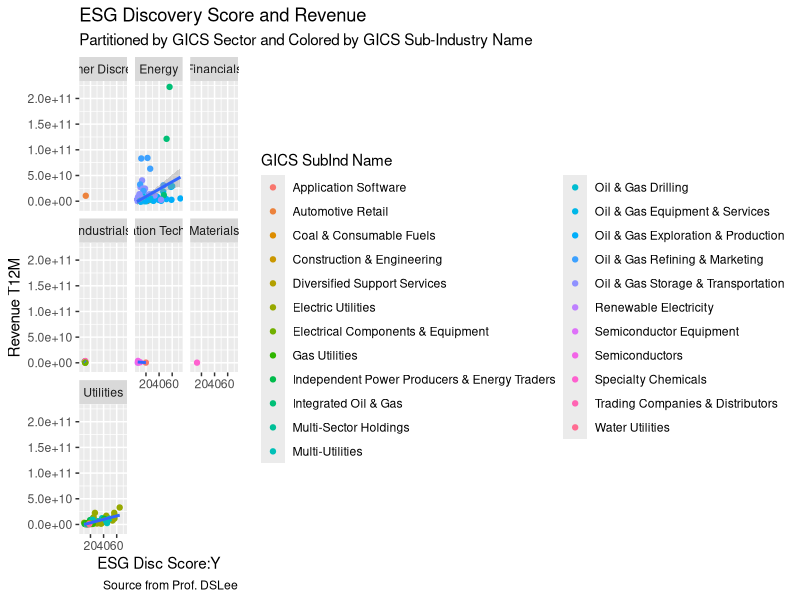

Write R code to recreate this figure.
library(tidyverse)

esg <- read_csv('datasets/ESG2017.csv')
esg

ggplot(esg, aes(x = `ESG Disc Score:Y`,
                y = `Revenue T12M`)) + 
  geom_point(aes(color = `GICS SubInd Name`)) +
  geom_smooth(method = 'lm') +
  facet_wrap(~`GICS Sector`) +
  labs(title = "ESG Discovery Score and Revenue",
       subtitle = "Partitioned by GICS Sector and Colored by GICS Sub-Industry Name",
       caption = "Source from Prof. DSLee")


